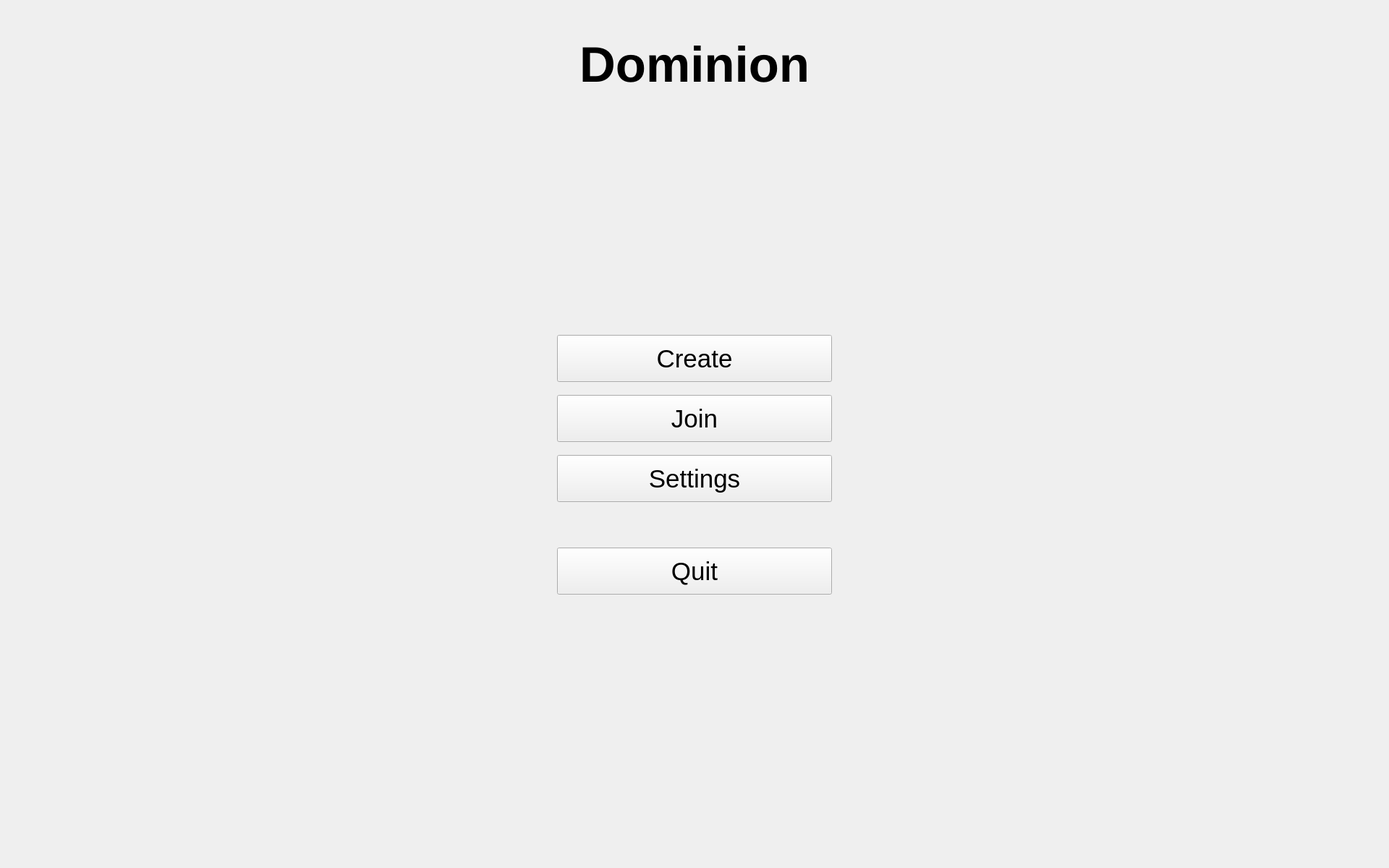
<?xml version="1.0" encoding="UTF-8"?>
<ui version="4.0">
 <class>MainMenu</class>
 <widget class="QWidget" name="MainMenu">
  <property name="geometry">
   <rect>
    <x>0</x>
    <y>0</y>
    <width>1920</width>
    <height>1200</height>
   </rect>
  </property>
  <property name="minimumSize">
   <size>
    <width>878</width>
    <height>0</height>
   </size>
  </property>
  <property name="windowTitle">
   <string>Dominion - Main Menu</string>
  </property>
  <layout class="QVBoxLayout" name="mainVerticalLayout">
   <property name="topMargin">
    <number>50</number>
   </property>
   <property name="bottomMargin">
    <number>50</number>
   </property>
   <item>
    <widget class="QLabel" name="titleLabel">
     <property name="font">
      <font>
       <pointsize>52</pointsize>
       <bold>true</bold>
      </font>
     </property>
     <property name="text">
      <string>Dominion</string>
     </property>
     <property name="alignment">
      <set>Qt::AlignmentFlag::AlignCenter</set>
     </property>
    </widget>
   </item>
   <item>
    <spacer name="topVerticalSpacer">
     <property name="orientation">
      <enum>Qt::Orientation::Vertical</enum>
     </property>
     <property name="sizeHint" stdset="0">
      <size>
       <width>20</width>
       <height>40</height>
      </size>
     </property>
    </spacer>
   </item>
   <item>
    <layout class="QHBoxLayout" name="centerHorizontalLayout">
     <item>
      <spacer name="leftHorizontalSpacer">
       <property name="orientation">
        <enum>Qt::Orientation::Horizontal</enum>
       </property>
       <property name="sizeHint" stdset="0">
        <size>
         <width>40</width>
         <height>20</height>
        </size>
       </property>
      </spacer>
     </item>
     <item>
      <layout class="QVBoxLayout" name="buttonsLayout">
       <property name="spacing">
        <number>18</number>
       </property>
       <item>
        <widget class="QPushButton" name="createGameButton">
         <property name="minimumSize">
          <size>
           <width>380</width>
           <height>65</height>
          </size>
         </property>
         <property name="font">
          <font>
           <pointsize>26</pointsize>
          </font>
         </property>
         <property name="text">
          <string>Create</string>
         </property>
        </widget>
       </item>
       <item>
        <widget class="QPushButton" name="joinRoomButton">
         <property name="minimumSize">
          <size>
           <width>380</width>
           <height>65</height>
          </size>
         </property>
         <property name="font">
          <font>
           <pointsize>26</pointsize>
          </font>
         </property>
         <property name="text">
          <string>Join</string>
         </property>
        </widget>
       </item>
       <item>
        <widget class="QPushButton" name="settingsButton">
         <property name="sizePolicy">
          <sizepolicy hsizetype="Minimum" vsizetype="Fixed">
           <horstretch>0</horstretch>
           <verstretch>0</verstretch>
          </sizepolicy>
         </property>
         <property name="minimumSize">
          <size>
           <width>380</width>
           <height>65</height>
          </size>
         </property>
         <property name="font">
          <font>
           <pointsize>26</pointsize>
          </font>
         </property>
         <property name="text">
          <string>Settings</string>
         </property>
        </widget>
       </item>
       <item>
        <spacer name="quitSpacer">
         <property name="orientation">
          <enum>Qt::Orientation::Vertical</enum>
         </property>
         <property name="sizeType">
          <enum>QSizePolicy::Policy::Fixed</enum>
         </property>
         <property name="sizeHint" stdset="0">
          <size>
           <width>20</width>
           <height>45</height>
          </size>
         </property>
        </spacer>
       </item>
       <item>
        <widget class="QPushButton" name="quitButton">
         <property name="minimumSize">
          <size>
           <width>380</width>
           <height>65</height>
          </size>
         </property>
         <property name="font">
          <font>
           <pointsize>26</pointsize>
          </font>
         </property>
         <property name="text">
          <string>Quit</string>
         </property>
        </widget>
       </item>
      </layout>
     </item>
     <item>
      <spacer name="rightHorizontalSpacer">
       <property name="orientation">
        <enum>Qt::Orientation::Horizontal</enum>
       </property>
       <property name="sizeHint" stdset="0">
        <size>
         <width>40</width>
         <height>20</height>
        </size>
       </property>
      </spacer>
     </item>
    </layout>
   </item>
   <item>
    <spacer name="bottomVerticalSpacer">
     <property name="orientation">
      <enum>Qt::Orientation::Vertical</enum>
     </property>
     <property name="sizeHint" stdset="0">
      <size>
       <width>20</width>
       <height>40</height>
      </size>
     </property>
    </spacer>
   </item>
  </layout>
 </widget>
 <resources/>
 <connections/>
</ui>
